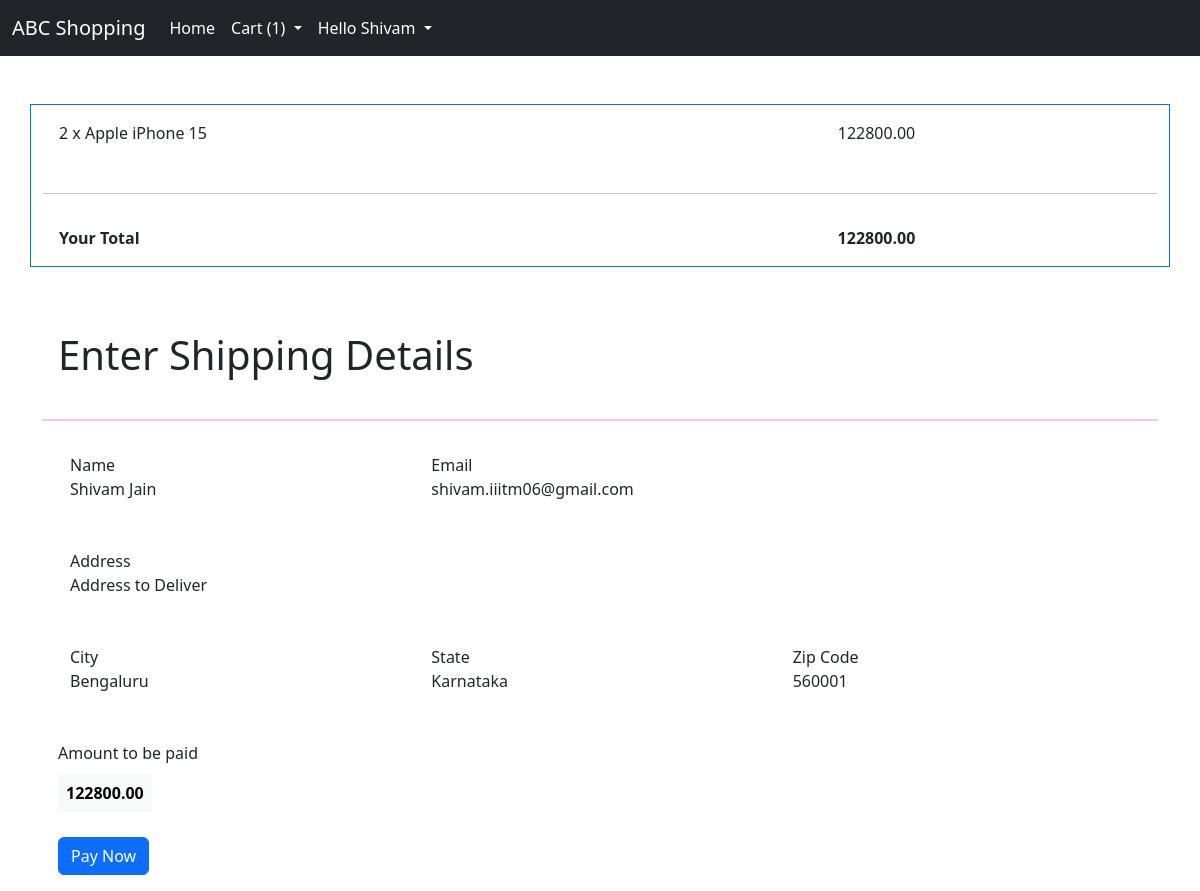
Screenshot of /checkout/ (signed in) with the database file from the repository.
### product/models.py (models this page shows, shortened)
class Cart_added(models.Model):
    product = models.ForeignKey(Product, on_delete=models.CASCADE)
    quantity = models.IntegerField(default=1)
    user = models.ForeignKey(User, on_delete=models.CASCADE, null=True, blank=True)

class Product(models.Model):
    image = models.FileField(upload_to='images/')
    name = models.CharField(max_length=100)
    description = models.TextField()
    price = models.DecimalField(max_digits=10, decimal_places=2)

class Address(models.Model):
    user = models.ForeignKey(User, on_delete=models.CASCADE)
    name = models.CharField(max_length=100)
    email = models.EmailField()
    address = models.TextField()
    city = models.CharField(max_length=100)
    state = models.CharField(max_length=100)
    zip_code = models.CharField(max_length=10)
    default = models.BooleanField(default=False)

### product/views.py (the view, shortened to what this page needs)
# urls.py: path("checkout/", views.checkout, name = "checkout"),
def checkout(request):
    existing_address = None
    if request.user.is_authenticated:
        cart_data = models.Cart_added.objects.filter(user = request.user)
        existing_address = models.Address.objects.filter(user = request.user, default = True)
    else:
        cart_data = models.Cart_added.objects.filter(user = None)
    total = 0
    for i in cart_data:
        i.product.price = i.product.price * i.quantity
        total += i.product.price
    checkout_form = forms.Checkoutform()
    if existing_address:
        prefill_address = existing_address[0]
        return render(request, "product/checkout.html", {
        "checkout_form":checkout_form,
        "cart_data":cart_data,
        "total":total,
        "cart_list": cart_list_items(request),
        "existing_address":prefill_address,
    })

### product/views.py (called while the page is built)
def cart_list_items(request):
    if request.user.is_authenticated:
        cart_list = models.Cart_added.objects.filter(user = request.user)
    else:
        cart_list = models.Cart_added.objects.filter(user = None)
    return cart_list

### product/templates/product/checkout.html (shortened to what this page needs)
{% extends "base.html" %}
{% block body %}
<div class = "container border border-primary my-5">
{% for cart in cart_data  %}
    <div class = "row p-3 ">
        <div class = "col-md-6 ">
            <p>{{cart.quantity}} x {{cart.product.name}}</p>
        </div>
        <div class = "col-md-6">
           <p class="text-center">{{cart.product.price}}</p>
        </div>
    </div>
    <hr class="bg-danger border-1 ">
{% endfor %}
    <div class = "row p-3 ">
        <div class = "col-md-6 ">
            <b>Your Total</b>
        </div>
        <div class = "col-md-6 text-center">
           <b>{{total}}</b>
        </div>
    </div>
</div>
<div class = "container">
    {% if cart_data %}
    <div class = "row p-3 ">
        <div class = "col-md-12">
            <h1>Enter Shipping Details</h1>
        </div>
    </div>
    <hr class="bg-danger border-2 border-top border-danger">
    {% if existing_address %}
    <form class = "" action = "{% url "checkout" %}" method = "POST" enctype="multipart/form-data">
    <div class = "container">
        <div class = "row p-3 ">
            <div class = "col-md-4">
                <label>Name</label>
                <p>{{existing_address.name}}</p>
            </div>
            <div class = "col-md-4">
                <label>Email</label>
                <p>{{existing_address.email}}</p>
            </div>
        </div>
        <div class = "row p-3 ">
            <div class = "col-md-10">
                <label>Address</label>
                <p>{{existing_address.address}}</p>
            </div>
        </div>
        <dic class = "row p-3">
            <div class = "col-md-4">
                <label>City</label>
                <p>{{existing_address.city}}</p>
            </div>
            <div class = "col-md-4">
                <label>State</label>
                <p>{{existing_address.state}}</p>
            </div>
            <div class = "col-md-2">
                <label>Zip Code</label>
                <p>{{existing_address.zip_code}}</p>
            </div>
        </div>
        <div class = "row p-3" >
            <div class = "col-md-4">
                <p>Amount to be paid</p>
                <b class = "d-inline p-2 bg-light text-black">{{total}}</b>
            </div>
        </div>
        <div class = "row p-3" >
            <div class = "col-md-4">
                <button type="submit" class="btn btn-primary">Pay Now</button>
            </div>
        </div>
    </div>
{% endif %}
{% endif %}
{% endblock  %}

### templates/base.html (shortened to what this page needs)
<!DOCTYPE html>
<html>
    <head>
        {% load bootstrap5 %}
        {% bootstrap_css %}
    </head>
    <body>
          <nav class="navbar navbar-dark navbar-expand-lg bg-dark" >
            <div class="container-fluid">
              <a class="navbar-brand" href="{% url "index" 1 %}">ABC Shopping</a>
              <div class="collapse navbar-collapse" id="navbarColor02">
                <ul class="navbar-nav me-auto">
                    <li class="nav-item">
                    <a class="nav-link active" href="{% url "index" 1 %}">Home
                    </a>
                  </li>
                  <li class="nav-item">
                    <div class="collapse navbar-collapse" id="navbarNavDarkDropdown">
                      <ul class="navbar-nav">
                        <li class="nav-item dropdown">
                          <a class="nav-link active dropdown-toggle" href="{% url "cart" %}" id="navbarDarkDropdownMenuLink" role="button" data-bs-toggle="dropdown" aria-expanded="false">
                            Cart ({{cart_list|length}})
                          </a>
                        </li>
                      </ul>
                    </div>
                  </li>
                  {% if user.is_authenticated %}
                  <li class="nav-item dropdown">
                    <a class="nav-link dropdown-toggle active" href="#" id="navbarDarkDropdownMenuLink" role="button" data-bs-toggle="dropdown" aria-expanded="false">
                        Hello {{user|title}}
                    </a>
                </li>
                  {% endif %}
                </ul>
              </div>
            </div>
          </nav>
        {% block body %}{% endblock %}
    </body>
</html>

### rows the page displays
Cart_added: quantity "2", product.name "Apple iPhone 15", product.price "122800.00"
Address: name "Shivam Jain", email "shivam.iiitm06@gmail.com", address "Address to Deliver", city "Bengaluru", state "Karnataka", zip_code "560001"

### other values shown
{{ cart_list|length }} "1"
{{ user|title }} "Shivam"
{{ total }} "122800.00"
